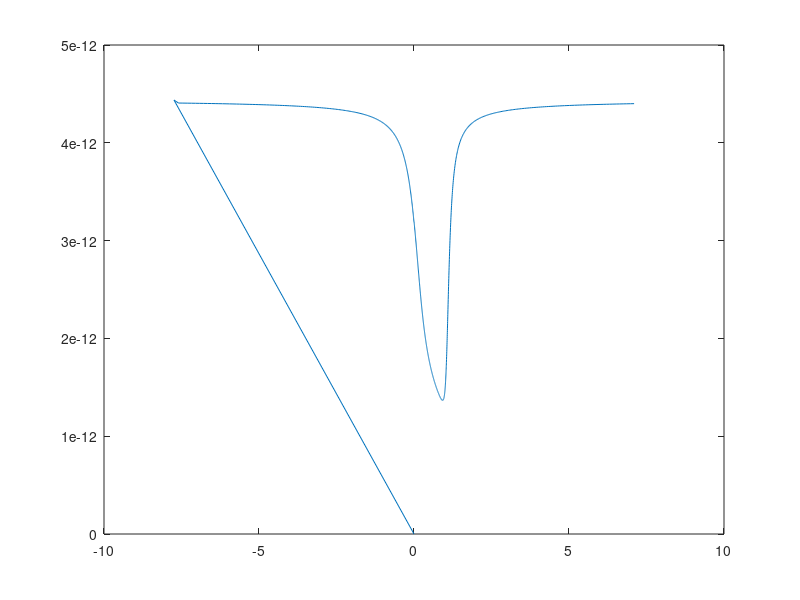
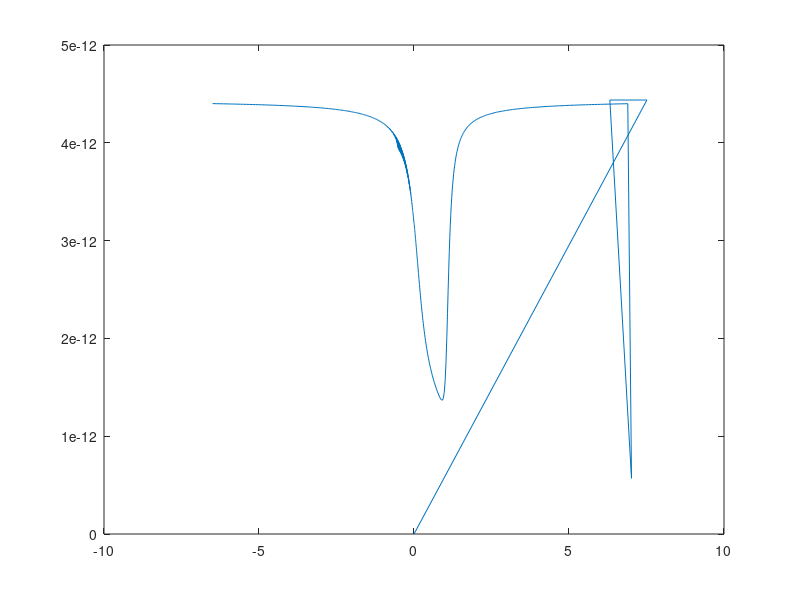

Write MATLAB code to recreate these figures, in order. (Note: this script raises an error after producing the figures.)
clear;clc
q=1.6022e-19;
Na=1.25e21;
ni=1.18e16;
phiB=0.026*log(Na/ni)-0.0425;
dielectSi=11.9*8.85e-12;
dielectOx=4*8.85e-12;
R=10e-6;
Tox=0.1e-6;
h=100e-6
% charge in Oxide
Qox=0;
% range of fais
range=1050;
fais=zeros(range,1);
electricfield1=zeros(range,7);
electricfield2=zeros(range,7);
%tsv_lf=zeros(range,4);
%tsv_hf=zeros(range,4);
cox=2*pi*dielectOx*h/log(R/(R-Tox));
%%% Parametric study-Radius
R=[20e-6,10e-6,5e-6,2e-6,1e-6]
cox=2*pi*dielectOx*h./log(bsxfun(@rdivide, R, bsxfun(@minus,R,Tox)));

for par=1:5    

for i=2:range
% fais range -0.15 to 0.8
fais(i,1)=-0.23+0.001*i;
F=(0.026*1.6022e-19*Na/dielectSi)*((exp(-fais(i)/0.026)+fais(i)/0.026-1)+(ni^2/Na^2)*(exp(fais(i)/0.026)-fais(i)/0.026+1));
E=fais(i)/R(par)+sqrt((fais(i)/R(par))^2+2*F);
%positive direction for surface voltage
electricfield1(i,2)=fais(i);
if electricfield1(i,2)>0
    electricfield1(i,1)=-E;
else
     electricfield1(i,1)=E;
end
%charge amount
electricfield1(i,3)=2*pi*R(par)*h*dielectSi*electricfield1(i,1);
%voltage on liner
electricfield1(i,4)=-electricfield1(i,3)/cox(par);
% voltage of TSV
electricfield1(i,5)=electricfield1(i,4)+electricfield1(i,2);
%Cdep
electricfield1(i,6)=abs(electricfield1(i,3)-electricfield1(i-1,3))/0.001;
%Ctsv
electricfield1(i,7)=1/((1/electricfield1(i,6))+(1/cox(par)));
end
figure(1)
plot(electricfield1(:,5),electricfield1(:,7))

%%FOR TSV2
for i=2:range
    %charge on TSV2
    electricfield2(i,3)=Qox-electricfield1(i,3);
    %electric field
    E=electricfield2(i,3)/(2*pi*R(par)*h*dielectSi)
    electricfield2(i,1)=E;
    % voltage of liner
    electricfield2(i,4)=-electricfield2(i,3)/cox(par);
      for j=2:range-1
        if ((electricfield1(j,1)-E)*(electricfield1(j+1,1)-E)<0)
            %fais=electricfield1(j,2);
            %fais on TSV2
            electricfield2(i,2)=electricfield1(j,2)+(electricfield2(i,3)-electricfield1(j,3))*0.002/(electricfield1(j+1,3)-electricfield1(j-1,3));
            break;
        %else
        %errordlg('error')
        end
      end
% voltage of TSV
electricfield2(i,5)=electricfield2(i,4)+electricfield2(i,2);
%Cdep
electricfield2(i,6)=abs(electricfield2(i,3)-electricfield2(i-1,3))/abs(electricfield2(i,2)-electricfield2(i-1,2));
%Ctsv
electricfield2(i,7)=1/((1/electricfield2(i,6))+(1/cox(par)));
end
figure(2)
plot(electricfield2(:,5),electricfield2(:,7))

%% CV curve for TSV pair
for i=1:range
tsv_total_cap(i,1)=1/((1/electricfield1(i,7))+(1/electricfield2(i,7)));
tsv_total_voltage(i,1)=electricfield1(i,5)-electricfield2(i,5);
end
electricfield1(:,8)=smooth(electricfield1(:,7),10);
electricfield2(:,8)=smooth(electricfield2(:,7),10);
tsv_total_cap(:,2)=smooth(tsv_total_cap(:,1),10);
figure(3)
plot(tsv_total_voltage,tsv_total_cap)
figure(4)
plot(tsv_total_voltage,tsv_total_cap(:,2),tsv_total_voltage,electricfield1(:,7),tsv_total_voltage,electricfield2(:,8))
%% symerical transform
for i=1:range
    if tsv_total_voltage(i)<0
    tsv_lf(i,1)=tsv_total_voltage(i);
    tsv_lf(i,2)=electricfield1(i,7);
    tsv_lf(i,3)=electricfield2(i,8);
    tsv_lf(i,4)=tsv_total_cap(i,2);
    end
end
mat=size(tsv_lf)
for i=mat(1)+1:mat(1)*2
    tsv_lf(i,1)=-tsv_lf(2*mat(1)+1-i,1);
    tsv_lf(i,3)=tsv_lf(2*mat(1)+1-i,2);
    tsv_lf(i,2)=tsv_lf(2*mat(1)+1-i,3);
    tsv_lf(i,4)=tsv_lf(2*mat(1)+1-i,4);
end
plot(tsv_lf(:,1),tsv_lf(:,2),tsv_lf(:,1),tsv_lf(:,3),tsv_lf(:,1),tsv_lf(:,4))

%% HF for TSV1
for i=2:range-1
    if (electricfield1(i,2)-(2*phiB))*(electricfield1(i+1,2)-(2*phiB))<=0
        thresh=i
        break
    end
end
for i=2:range
    if electricfield1(i,2)>electricfield1(thresh,2)
        electricfield1(i,6)=electricfield1(thresh,6);
        electricfield1(i,7)=1/((1/electricfield1(i,6))+(1/cox(par)));
    end
end
figure(1)
plot(electricfield1(:,5),electricfield1(:,7))

%% HF for TSV2
for i=2:range-1
    if (electricfield2(i-1,2)>0)&((electricfield2(i,2)-(2*phiB))*(electricfield2(i+1,2)-(2*phiB))<=0)
        thresh=i
        break
    end
end
for i=2:range
    if electricfield2(i,2)>electricfield2(thresh,2)
        electricfield2(i,6)=electricfield2(thresh,6);
        electricfield2(i,7)=1/((1/electricfield2(i,6))+(1/cox(par)));
    end
end
bench_cap(par)=1/((1/electricfield2(thresh,6))+(1/cox(par))+(1/cox(par)))
figure(2)
plot(electricfield2(:,5),electricfield2(:,7))
%% CV curve for TSV pair
electricfield1(:,8)=smooth(electricfield1(:,7),10);
electricfield2(:,8)=smooth(electricfield2(:,7),10);
for i=1:range
tsv_total_cap(i,1)=1/((1/electricfield1(i,7))+(1/electricfield2(i,7)));
tsv_total_voltage(i,1)=electricfield1(i,5)-electricfield2(i,5);
end
tsv_total_cap(:,2)=smooth(tsv_total_cap(:,1),10);
figure(3)
plot(tsv_total_voltage,tsv_total_cap)
%% symerical transform
for i=1:range
    if tsv_total_voltage(i)<0
    tsv_hf(i,1)=tsv_total_voltage(i);
    tsv_hf(i,2)=electricfield1(i,7);%take not smoothed data of tsv1 
    tsv_hf(i,3)=electricfield2(i,8);%take smoothed data of tsv2
    tsv_hf(i,4)=tsv_total_cap(i,2);
    end
end
mat=size(tsv_hf)
for i=mat(1)+1:mat(1)*2
    tsv_hf(i,1)=-tsv_hf(2*mat(1)+1-i,1);
    tsv_hf(i,3)=tsv_hf(2*mat(1)+1-i,2);%exchange tsv1 for tsv2 for a continus curve
    tsv_hf(i,2)=tsv_hf(2*mat(1)+1-i,3);
    tsv_hf(i,4)=tsv_hf(2*mat(1)+1-i,4);
end
plot(tsv_hf(:,1),tsv_hf(:,2),tsv_hf(:,1),tsv_hf(:,3),tsv_hf(:,1),tsv_hf(:,4))

para_radius_vol(:,par)=tsv_hf(:,1)
para_radius_cap(:,par)=tsv_hf(:,4)/bench_cap(par)
clear tsv_hf
end
plot(para_radius_vol(:,1),para_radius_cap(:,1),para_radius_vol(:,2),para_radius_cap(:,2),para_radius_vol(:,3),para_radius_cap(:,3),para_radius_vol(:,4),para_radius_cap(:,4),para_radius_vol(:,5),para_radius_cap(:,5))


    

